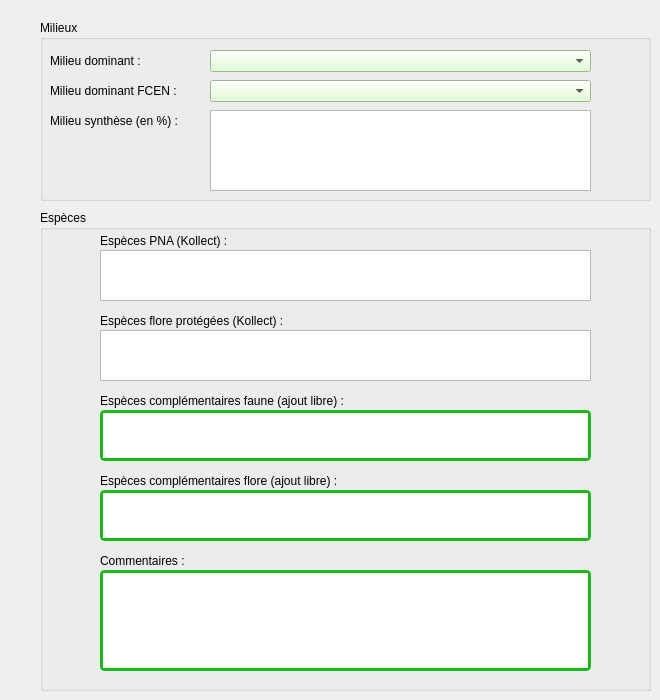
   <widget class="QWidget" name="tab_2">
    <attribute name="title">
     <string>Milieux / Espèces</string>
    </attribute>
    <widget class="QGroupBox" name="groupBox_8">
     <property name="geometry">
      <rect>
       <x>40</x>
       <y>210</y>
       <width>611</width>
       <height>481</height>
      </rect>
     </property>
     <property name="title">
      <string>Espèces</string>
     </property>
     <widget class="QLabel" name="label_15">
      <property name="geometry">
       <rect>
        <x>60</x>
        <y>20</y>
        <width>271</width>
        <height>21</height>
       </rect>
      </property>
      <property name="font">
       <font>
        <weight>50</weight>
        <bold>false</bold>
       </font>
      </property>
      <property name="toolTip">
       <string>Liste établie automatiquement à partir des observations saisies dans Kollect</string>
      </property>
      <property name="text">
       <string>Espèces PNA (Kollect) :</string>
      </property>
     </widget>
     <widget class="QLabel" name="label_18">
      <property name="geometry">
       <rect>
        <x>60</x>
        <y>100</y>
        <width>271</width>
        <height>21</height>
       </rect>
      </property>
      <property name="font">
       <font>
        <weight>50</weight>
        <bold>false</bold>
       </font>
      </property>
      <property name="toolTip">
       <string>Liste établie automatiquement à partir des observations saisies dans Kollect</string>
      </property>
      <property name="text">
       <string>Espèces flore protégées (Kollect) :</string>
      </property>
     </widget>
     <widget class="QLabel" name="label_19">
      <property name="geometry">
       <rect>
        <x>60</x>
        <y>180</y>
        <width>321</width>
        <height>21</height>
       </rect>
      </property>
      <property name="font">
       <font>
        <weight>50</weight>
        <bold>false</bold>
       </font>
      </property>
      <property name="text">
       <string>Espèces complémentaires faune (ajout libre) :</string>
      </property>
     </widget>
     <widget class="QLabel" name="label_20">
      <property name="geometry">
       <rect>
        <x>60</x>
        <y>340</y>
        <width>261</width>
        <height>21</height>
       </rect>
      </property>
      <property name="font">
       <font>
        <weight>50</weight>
        <bold>false</bold>
       </font>
      </property>
      <property name="text">
       <string>Commentaires :</string>
      </property>
     </widget>
     <widget class="QPlainTextEdit" name="especes_commentaire">
      <property name="geometry">
       <rect>
        <x>60</x>
        <y>360</y>
        <width>491</width>
        <height>101</height>
       </rect>
      </property>
      <property name="font">
       <font>
        <weight>50</weight>
        <bold>false</bold>
       </font>
      </property>
      <property name="styleSheet">
       <string notr="true">border-style: solid; border-radius: 5px; border-width: 3px; border-color: rgb(27, 185, 24);</string>
      </property>
     </widget>
     <widget class="QLabel" name="label_125">
      <property name="geometry">
       <rect>
        <x>60</x>
        <y>260</y>
        <width>321</width>
        <height>21</height>
       </rect>
      </property>
      <property name="font">
       <font>
        <weight>50</weight>
        <bold>false</bold>
       </font>
      </property>
      <property name="text">
       <string>Espèces complémentaires flore (ajout libre) :</string>
      </property>
     </widget>
     <widget class="QPlainTextEdit" name="especes_flore_pn_pr_ajout">
      <property name="geometry">
       <rect>
        <x>60</x>
        <y>280</y>
        <width>491</width>
        <height>51</height>
       </rect>
      </property>
      <property name="font">
       <font>
        <weight>50</weight>
        <bold>false</bold>
       </font>
      </property>
      <property name="styleSheet">
       <string notr="true">border-style: solid; border-radius: 5px; border-width: 3px; border-color: rgb(27, 185, 24);</string>
      </property>
     </widget>
     <widget class="QPlainTextEdit" name="especes_pna_ajout">
      <property name="geometry">
       <rect>
        <x>60</x>
        <y>200</y>
        <width>491</width>
        <height>51</height>
       </rect>
      </property>
      <property name="font">
       <font>
        <weight>50</weight>
        <bold>false</bold>
       </font>
      </property>
      <property name="styleSheet">
       <string notr="true">border-style: solid; border-radius: 5px; border-width: 3px; border-color: rgb(27, 185, 24);</string>
      </property>
     </widget>
     <widget class="QPlainTextEdit" name="especes_flore_pn_pr_kollect">
      <property name="geometry">
       <rect>
        <x>60</x>
        <y>120</y>
        <width>491</width>
        <height>51</height>
       </rect>
      </property>
      <property name="font">
       <font>
        <weight>50</weight>
        <bold>false</bold>
       </font>
      </property>
      <property name="toolTip">
       <string>Liste établie automatiquement à partir des observations saisies dans Kollect</string>
      </property>
     </widget>
     <widget class="QPlainTextEdit" name="especes_pna_kollect">
      <property name="geometry">
       <rect>
        <x>60</x>
        <y>40</y>
        <width>491</width>
        <height>51</height>
       </rect>
      </property>
      <property name="font">
       <font>
        <weight>50</weight>
        <bold>false</bold>
       </font>
      </property>
      <property name="toolTip">
       <string>Liste établie automatiquement à partir des observations saisies dans Kollect</string>
      </property>
     </widget>
    </widget>
    <widget class="QGroupBox" name="groupBox_9">
     <property name="geometry">
      <rect>
       <x>40</x>
       <y>20</y>
       <width>611</width>
       <height>181</height>
      </rect>
     </property>
     <property name="title">
      <string>Milieux</string>
     </property>
     <widget class="QLabel" name="label_40">
      <property name="geometry">
       <rect>
        <x>10</x>
        <y>30</y>
        <width>141</width>
        <height>21</height>
       </rect>
      </property>
      <property name="font">
       <font>
        <weight>50</weight>
        <bold>false</bold>
       </font>
      </property>
      <property name="text">
       <string>Milieu dominant :</string>
      </property>
     </widget>
     <widget class="QLabel" name="label_41">
      <property name="geometry">
       <rect>
        <x>10</x>
        <y>60</y>
        <width>141</width>
        <height>21</height>
       </rect>
      </property>
      <property name="font">
       <font>
        <weight>50</weight>
        <bold>false</bold>
       </font>
      </property>
      <property name="text">
       <string>Milieu dominant FCEN :</string>
      </property>
     </widget>
     <widget class="QLabel" name="label_43">
      <property name="geometry">
       <rect>
        <x>10</x>
        <y>90</y>
        <width>141</width>
        <height>21</height>
       </rect>
      </property>
      <property name="font">
       <font>
        <weight>50</weight>
        <bold>false</bold>
       </font>
      </property>
      <property name="text">
       <string>Milieu synthèse (en %) :</string>
      </property>
     </widget>
     <widget class="QComboBox" name="milieu_dominant">
      <property name="geometry">
       <rect>
        <x>170</x>
        <y>30</y>
        <width>381</width>
        <height>22</height>
       </rect>
      </property>
      <property name="font">
       <font>
        <weight>50</weight>
        <bold>false</bold>
       </font>
      </property>
      <property name="styleSheet">
       <string notr="true">background-color: rgb(219, 255, 202);</string>
      </property>
     </widget>
     <widget class="QComboBox" name="milieu_dominant_fcen">
      <property name="geometry">
       <rect>
        <x>170</x>
        <y>60</y>
        <width>381</width>
        <height>22</height>
       </rect>
      </property>
      <property name="font">
       <font>
        <weight>50</weight>
        <bold>false</bold>
       </font>
      </property>
      <property name="styleSheet">
       <string notr="true">background-color: rgb(219, 255, 202);</string>
      </property>
     </widget>
     <widget class="QPlainTextEdit" name="milieu_synthese">
      <property name="geometry">
       <rect>
        <x>170</x>
        <y>90</y>
        <width>381</width>
        <height>81</height>
       </rect>
      </property>
      <property name="font">
       <font>
        <weight>50</weight>
        <bold>false</bold>
       </font>
      </property>
     </widget>
    </widget>
   </widget>
